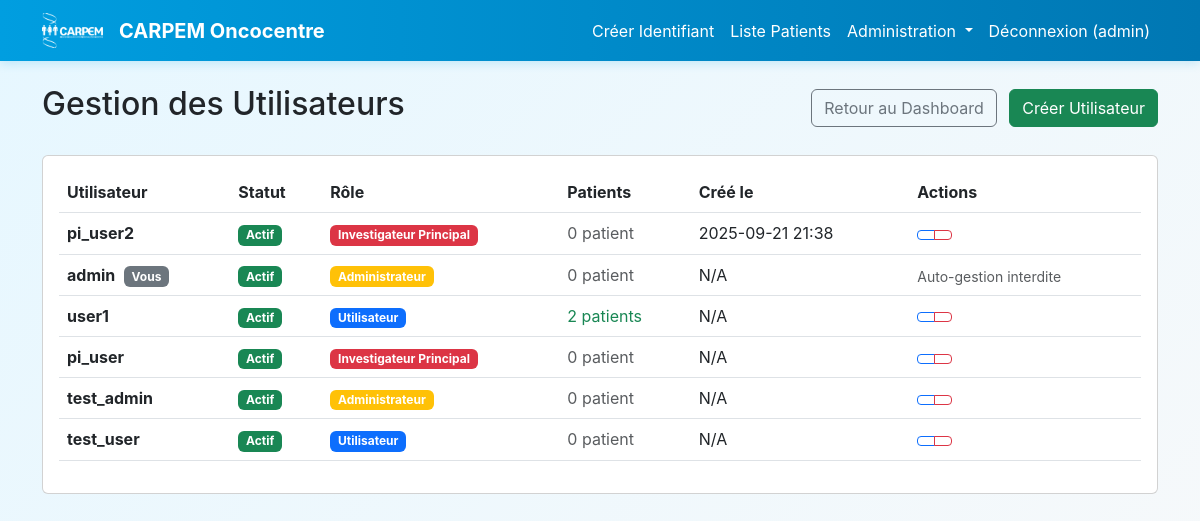
The app's page /admin/users (signed in) with its own data.
### app/core/models.py (models this page shows, shortened)
class User(UserMixin, db.Model):
    id = db.Column(db.Integer, primary_key=True)
    username = db.Column(db.String(80), unique=True, nullable=False)
    password_hash = db.Column(db.String(128), nullable=True)  # Nullable for LDAP users
    is_active = db.Column(db.Boolean, default=True, nullable=False)
    is_admin = db.Column(db.Boolean, default=False, nullable=False)
    is_principal_investigator = db.Column(db.Boolean, default=False, nullable=False)
    created_at = db.Column(db.DateTime, default=datetime.utcnow)
    auth_source = db.Column(db.String(20), default='local', nullable=False)  # 'local' or 'ldap'
    email = db.Column(db.String(120), nullable=True)
    first_name = db.Column(db.String(50), nullable=True)
    last_name = db.Column(db.String(50), nullable=True)
    display_name = db.Column(db.String(100), nullable=True)
    ldap_dn = db.Column(db.Text, nullable=True)  # LDAP Distinguished Name
    last_ldap_sync = db.Column(db.DateTime, nullable=True)  # Last sync with LDAP
    @property
    def patient_count(self):
        return Patient.query.filter_by(created_by=self.id).count()

### app/admin/views.py (the view)
@admin_bp.route('/users')
@login_required
@admin_required
def list_users():
    users = User.query.order_by(User.created_at.desc()).all()
    return render_template('admin/users.html', users=users)

### app/admin/views.py (called while the page is built)
def admin_required(f):
    @wraps(f)
    def decorated_function(*args, **kwargs):
        if not current_user.is_authenticated or not current_user.is_admin:
            abort(403)
        return f(*args, **kwargs)
    return decorated_function

### templates/admin/users.html (shortened to what this page needs)
{% extends "base.html" %}
{% block content %}
<div class="row">
    <div class="col-md-12">
        <div class="d-flex justify-content-between align-items-center mb-4">
            <h2> Gestion des Utilisateurs</h2>
            <div>
                <a href="{{ url_for('admin.dashboard') }}" class="btn btn-outline-secondary me-2">
                     Retour au Dashboard
                </a>
                <a href="{{ url_for('admin.create_user') }}" class="btn btn-success">
                     Créer Utilisateur
                </a>
            </div>
        </div>
    </div>
</div>
<div class="row">
    <div class="col-md-12">
        <div class="card">
            <div class="card-body">
                {% if users %}
                    <div class="table-responsive">
                        <table class="table table-hover">
                            <thead>
                                <tr>
                                    <th>Utilisateur</th>
                                    <th>Statut</th>
                                    <th>Rôle</th>
                                    <th>Patients</th>
                                    <th>Créé le</th>
                                    <th>Actions</th>
                                </tr>
                            </thead>
                            <tbody>
                                {% for user in users %}
                                <tr {% if not user.is_active %}class="table-secondary"{% endif %}>
                                    <td>
                                        <strong>{{ user.username }}</strong>
                                        {% if user.id == current_user.id %}
                                            <span class="badge bg-secondary ms-1">Vous</span>
                                        {% endif %}
                                    </td>
                                    <td>
                                        {% if user.is_active %}
                                            <span class="badge bg-success">Actif</span>
                                        {% else %}
                                            <span class="badge bg-secondary">Inactif</span>
                                        {% endif %}
                                    </td>
                                    <td>
                                        {% if user.is_admin %}
                                            <span class="badge bg-warning">Administrateur</span>
                                        {% endif %}
                                        {% if user.is_principal_investigator %}
                                            <span class="badge bg-danger">Investigateur Principal</span>
                                        {% endif %}
                                        {% if not user.is_admin and not user.is_principal_investigator %}
                                            <span class="badge bg-primary">Utilisateur</span>
                                        {% endif %}
                                    </td>
                                    <td>
                                        {% if user.patient_count > 0 %}
                                            <span class="text-success">{{ user.patient_count }} patient{{ 's' if user.patient_count > 1 else '' }}</span>
                                        {% else %}
                                            <span class="text-muted">0 patient</span>
                                        {% endif %}
                                    </td>
                                    <td>{{ user.created_at.strftime('%Y-%m-%d %H:%M') if user.created_at else 'N/A' }}</td>
                                    <td>
                                        <div class="btn-group btn-group-sm" role="group">
                                            {% if user.id != current_user.id %}
                                                <a href="{{ url_for('admin.edit_user', user_id=user.id) }}"
                                                   class="btn btn-outline-primary" title="Modifier">
                                                </a>
                                                <button type="button" class="btn btn-outline-danger"
                                                        onclick="confirmDelete('{{ user.username }}', {{ user.id }}, {{ user.patient_count }})"
                                                        title="Supprimer">
                                                </button>
                                            {% else %}
                                                <span class="text-muted small">Auto-gestion interdite</span>
                                            {% endif %}
                                        </div>
                                    </td>
                                </tr>
                                {% endfor %}
                            </tbody>
                        </table>
                    </div>
                {% endif %}
            </div>
        </div>
    </div>
</div>
{% endblock %}

### templates/base.html (shortened to what this page needs)
<!DOCTYPE html>
<html lang="fr">
<head>
    <link href="https://cdn.jsdelivr.net/npm/bootstrap@5.3.0/dist/css/bootstrap.min.css" rel="stylesheet">
    <link rel="stylesheet" href="{{ url_for('static', filename='css/style.css') }}">
</head>
<body>
    <nav class="navbar navbar-expand-lg navbar-light carpem-navbar">
        <div class="container">
            <a class="navbar-brand d-flex align-items-center" href="{{ url_for('main.index') }}">
                <img src="{{ url_for('static', filename='images/carpem-logo.png') }}" alt="CARPEM Logo" class="carpem-logo me-3">
                <strong>CARPEM Oncocentre</strong>
            </a>
            <div class="navbar-nav">
                {% if current_user.is_authenticated %}
                    <a class="nav-link" href="{{ url_for('main.index') }}">Créer Identifiant</a>
                    <a class="nav-link" href="{{ url_for('main.list_patients') }}">Liste Patients</a>
                    {% if current_user.is_admin %}
                        <div class="nav-item dropdown">
                            <a class="nav-link dropdown-toggle text-warning" href="#" role="button" data-bs-toggle="dropdown">
                                 Administration
                            </a>
                        </div>
                    {% endif %}
                    <a class="nav-link" href="{{ url_for('auth.logout') }}">Déconnexion ({{ current_user.username }})</a>
                {% else %}
                    <a class="nav-link" href="{{ url_for('auth.login') }}">Connexion</a>
                {% endif %}
            </div>
        </div>
    </nav>
    <main class="container mt-4">
        {% block content %}{% endblock %}
    </main>
</body>
</html>

### static/css/style.css (style rules this page uses)
:root { --carpem-blue: #009ee0; --carpem-pink: #ec2849; --carpem-light-blue: #e6f7ff; --carpem-dark-blue: #0077b3; }
body { background: linear-gradient(135deg, var(--carpem-light-blue) 0%, #f8f9fa 100%); font-family: -apple-system, BlinkMacSystemFont, 'Segoe UI', Roboto, sans-serif; min-height: 100vh; }
.carpem-navbar { background: linear-gradient(90deg, var(--carpem-blue) 0%, var(--carpem-dark-blue) 100%); box-shadow: 0 2px 10px rgba(0, 158, 224, 0.2); }
.carpem-navbar .navbar-brand, .carpem-navbar .nav-link { color: white !important; transition: all 0.3s ease; }
.carpem-logo { height: 35px; width: auto; filter: brightness(0) invert(1); transition: all 0.3s ease; }

### records on screen
User: username "admin", shows "Vous", is_active "Actif", is_admin "Administrateur", shows "0 patient", created_at "N/A", shows "Auto-gestion interdite"
User: username "pi_user2", is_active "Actif", is_principal_investigator "Investigateur Principal", shows "0 patient", created_at "2025-09-21 21:38"
User: username "user1", is_active "Actif", is_admin "Utilisateur", patient_count "2", patient_count "s", created_at "N/A"
User: username "pi_user", is_active "Actif", is_principal_investigator "Investigateur Principal", shows "0 patient", created_at "N/A"
User: username "test_admin", is_active "Actif", is_admin "Administrateur", shows "0 patient", created_at "N/A"
User: username "test_user", is_active "Actif", is_admin "Utilisateur", shows "0 patient", created_at "N/A"
